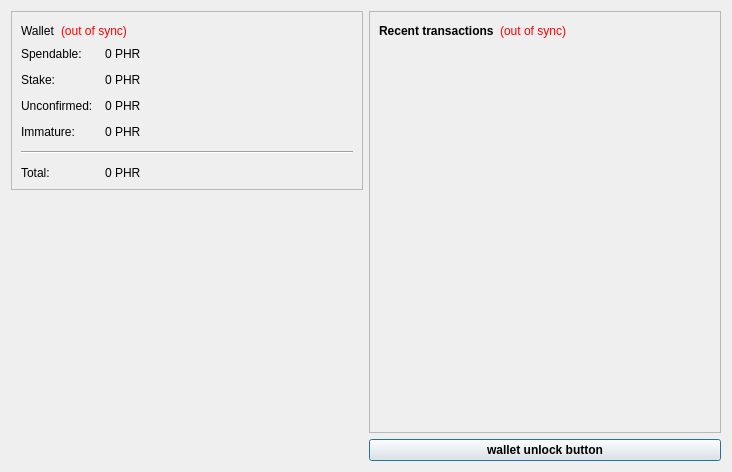
<?xml version="1.0" encoding="UTF-8"?>
<ui version="4.0">
 <class>OverviewPage</class>
 <widget class="QWidget" name="OverviewPage">
  <property name="geometry">
   <rect>
    <x>0</x>
    <y>0</y>
    <width>732</width>
    <height>472</height>
   </rect>
  </property>
  <property name="windowTitle">
   <string>Form</string>
  </property>
  <layout class="QHBoxLayout" name="horizontalLayout" stretch="0,0">
   <item>
    <layout class="QVBoxLayout" name="verticalLayout_2">
     <item>
      <widget class="QFrame" name="frame">
       <property name="frameShape">
        <enum>QFrame::StyledPanel</enum>
       </property>
       <property name="frameShadow">
        <enum>QFrame::Raised</enum>
       </property>
       <layout class="QVBoxLayout" name="verticalLayout_4">
        <item>
         <layout class="QHBoxLayout" name="horizontalLayout_4">
          <item>
           <widget class="QLabel" name="label_5">
            <property name="font">
             <font>
              <weight>50</weight>
              <bold>false</bold>
             </font>
            </property>
            <property name="text">
             <string>Wallet</string>
            </property>
           </widget>
          </item>
          <item>
           <widget class="QLabel" name="labelWalletStatus">
            <property name="toolTip">
             <string>The displayed information may be out of date. Your wallet automatically synchronizes with the phreak network after a connection is established, but this process has not completed yet.</string>
            </property>
            <property name="styleSheet">
             <string notr="true">QLabel { color: red; }</string>
            </property>
            <property name="text">
             <string notr="true">(out of sync)</string>
            </property>
            <property name="alignment">
             <set>Qt::AlignLeading|Qt::AlignLeft|Qt::AlignVCenter</set>
            </property>
           </widget>
          </item>
          <item>
           <spacer name="horizontalSpacer_2">
            <property name="orientation">
             <enum>Qt::Horizontal</enum>
            </property>
            <property name="sizeHint" stdset="0">
             <size>
              <width>40</width>
              <height>20</height>
             </size>
            </property>
           </spacer>
          </item>
         </layout>
        </item>
        <item>
         <layout class="QFormLayout" name="formLayout_2">
          <property name="fieldGrowthPolicy">
           <enum>QFormLayout::AllNonFixedFieldsGrow</enum>
          </property>
          <property name="horizontalSpacing">
           <number>12</number>
          </property>
          <property name="verticalSpacing">
           <number>12</number>
          </property>
          <item row="0" column="0">
           <widget class="QLabel" name="label">
            <property name="text">
             <string>Spendable:</string>
            </property>
           </widget>
          </item>
          <item row="0" column="1">
           <widget class="QLabel" name="labelBalance">
            <property name="font">
             <font>
              <weight>50</weight>
              <bold>false</bold>
             </font>
            </property>
            <property name="cursor">
             <cursorShape>IBeamCursor</cursorShape>
            </property>
            <property name="toolTip">
             <string>Your current spendable balance</string>
            </property>
            <property name="text">
             <string notr="true">0 PHR</string>
            </property>
            <property name="textInteractionFlags">
             <set>Qt::LinksAccessibleByMouse|Qt::TextSelectableByKeyboard|Qt::TextSelectableByMouse</set>
            </property>
           </widget>
          </item>
          <item row="1" column="0">
           <widget class="QLabel" name="label_6">
            <property name="text">
             <string>Stake:</string>
            </property>
           </widget>
          </item>
          <item row="1" column="1">
           <widget class="QLabel" name="labelStake">
            <property name="font">
             <font>
              <weight>50</weight>
              <bold>false</bold>
             </font>
            </property>
            <property name="cursor">
             <cursorShape>IBeamCursor</cursorShape>
            </property>
            <property name="toolTip">
             <string>Total of coins that was staked, and do not yet count toward the current balance</string>
            </property>
            <property name="text">
             <string notr="true">0 PHR</string>
            </property>
            <property name="textInteractionFlags">
             <set>Qt::LinksAccessibleByMouse|Qt::TextSelectableByKeyboard|Qt::TextSelectableByMouse</set>
            </property>
           </widget>
          </item>
          <item row="2" column="0">
           <widget class="QLabel" name="label_3">
            <property name="text">
             <string>Unconfirmed:</string>
            </property>
           </widget>
          </item>
          <item row="2" column="1">
           <widget class="QLabel" name="labelUnconfirmed">
            <property name="font">
             <font>
              <weight>50</weight>
              <bold>false</bold>
             </font>
            </property>
            <property name="cursor">
             <cursorShape>IBeamCursor</cursorShape>
            </property>
            <property name="toolTip">
             <string>Total of transactions that have yet to be confirmed, and do not yet count toward the current balance</string>
            </property>
            <property name="text">
             <string notr="true">0 PHR</string>
            </property>
            <property name="textInteractionFlags">
             <set>Qt::LinksAccessibleByMouse|Qt::TextSelectableByKeyboard|Qt::TextSelectableByMouse</set>
            </property>
           </widget>
          </item>
          <item row="3" column="0">
           <widget class="QLabel" name="labelImmatureText">
            <property name="text">
             <string>Immature:</string>
            </property>
           </widget>
          </item>
          <item row="3" column="1">
           <widget class="QLabel" name="labelImmature">
            <property name="font">
             <font>
              <weight>50</weight>
              <bold>false</bold>
             </font>
            </property>
            <property name="toolTip">
             <string>Mined balance that has not yet matured</string>
            </property>
            <property name="text">
             <string notr="true">0 PHR</string>
            </property>
            <property name="textInteractionFlags">
             <set>Qt::LinksAccessibleByMouse|Qt::TextSelectableByKeyboard|Qt::TextSelectableByMouse</set>
            </property>
           </widget>
          </item>
          <item row="4" column="0" colspan="2">
           <widget class="Line" name="line">
            <property name="orientation">
             <enum>Qt::Horizontal</enum>
            </property>
           </widget>
          </item>
          <item row="5" column="0">
           <widget class="QLabel" name="labelTotalText">
            <property name="text">
             <string>Total:</string>
            </property>
           </widget>
          </item>
          <item row="5" column="1">
           <widget class="QLabel" name="labelTotal">
            <property name="font">
             <font>
              <weight>50</weight>
              <bold>false</bold>
             </font>
            </property>
            <property name="cursor">
             <cursorShape>IBeamCursor</cursorShape>
            </property>
            <property name="toolTip">
             <string>Your current total balance</string>
            </property>
            <property name="text">
             <string notr="true">0 PHR</string>
            </property>
            <property name="textInteractionFlags">
             <set>Qt::LinksAccessibleByMouse|Qt::TextSelectableByKeyboard|Qt::TextSelectableByMouse</set>
            </property>
           </widget>
          </item>
         </layout>
        </item>
       </layout>
      </widget>
     </item>
     <item>
      <spacer name="verticalSpacer_4">
       <property name="orientation">
        <enum>Qt::Vertical</enum>
       </property>
       <property name="sizeHint" stdset="0">
        <size>
         <width>20</width>
         <height>40</height>
        </size>
       </property>
      </spacer>
     </item>
     <item>
      <widget class="QLabel" name="label_2">
       <property name="text">
        <string/>
       </property>
       <property name="pixmap">
        <pixmap resource="../bitcoin.qrc">:/images/wallet_logo</pixmap>
       </property>
       <property name="alignment">
        <set>Qt::AlignCenter</set>
       </property>
      </widget>
     </item>
     <item>
      <spacer name="verticalSpacer">
       <property name="orientation">
        <enum>Qt::Vertical</enum>
       </property>
       <property name="sizeHint" stdset="0">
        <size>
         <width>20</width>
         <height>40</height>
        </size>
       </property>
      </spacer>
     </item>
    </layout>
   </item>
   <item>
    <layout class="QVBoxLayout" name="verticalLayout_3">
     <item>
      <widget class="QFrame" name="frame_2">
       <property name="frameShape">
        <enum>QFrame::StyledPanel</enum>
       </property>
       <property name="frameShadow">
        <enum>QFrame::Raised</enum>
       </property>
       <layout class="QVBoxLayout" name="verticalLayout">
        <item>
         <layout class="QHBoxLayout" name="horizontalLayout_2">
          <item>
           <widget class="QLabel" name="label_4">
            <property name="text">
             <string>&lt;b&gt;Recent transactions&lt;/b&gt;</string>
            </property>
           </widget>
          </item>
          <item>
           <widget class="QLabel" name="labelTransactionsStatus">
            <property name="toolTip">
             <string>The displayed information may be out of date. Your wallet automatically synchronizes with the phreak network after a connection is established, but this process has not completed yet.</string>
            </property>
            <property name="styleSheet">
             <string notr="true">QLabel { color: red; }</string>
            </property>
            <property name="text">
             <string notr="true">(out of sync)</string>
            </property>
            <property name="alignment">
             <set>Qt::AlignRight|Qt::AlignTrailing|Qt::AlignVCenter</set>
            </property>
           </widget>
          </item>
          <item>
           <spacer name="horizontalSpacer">
            <property name="orientation">
             <enum>Qt::Horizontal</enum>
            </property>
            <property name="sizeHint" stdset="0">
             <size>
              <width>40</width>
              <height>20</height>
             </size>
            </property>
           </spacer>
          </item>
         </layout>
        </item>
        <item>
         <widget class="QListView" name="listTransactions">
          <property name="styleSheet">
           <string notr="true">QListView { background: transparent; }</string>
          </property>
          <property name="frameShape">
           <enum>QFrame::NoFrame</enum>
          </property>
          <property name="verticalScrollBarPolicy">
           <enum>Qt::ScrollBarAlwaysOff</enum>
          </property>
          <property name="horizontalScrollBarPolicy">
           <enum>Qt::ScrollBarAlwaysOff</enum>
          </property>
          <property name="selectionMode">
           <enum>QAbstractItemView::NoSelection</enum>
          </property>
         </widget>
        </item>
       </layout>
      </widget>
     </item>
     <item>
      <widget class="QPushButton" name="unlockWalletButton">
       <property name="sizePolicy">
        <sizepolicy hsizetype="Minimum" vsizetype="Fixed">
         <horstretch>0</horstretch>
         <verstretch>0</verstretch>
        </sizepolicy>
       </property>
       <property name="maximumSize">
        <size>
         <width>16777214</width>
         <height>16777214</height>
        </size>
       </property>
       <property name="font">
        <font>
         <weight>75</weight>
         <bold>true</bold>
        </font>
       </property>
       <property name="toolTip">
        <string/>
       </property>
       <property name="text">
        <string>wallet unlock button</string>
       </property>
       <property name="checkable">
        <bool>false</bool>
       </property>
       <property name="autoDefault">
        <bool>false</bool>
       </property>
       <property name="default">
        <bool>true</bool>
       </property>
       <property name="flat">
        <bool>false</bool>
       </property>
      </widget>
     </item>
    </layout>
   </item>
  </layout>
 </widget>
 <resources>
  <include location="../bitcoin.qrc"/>
 </resources>
 <connections/>
</ui>
